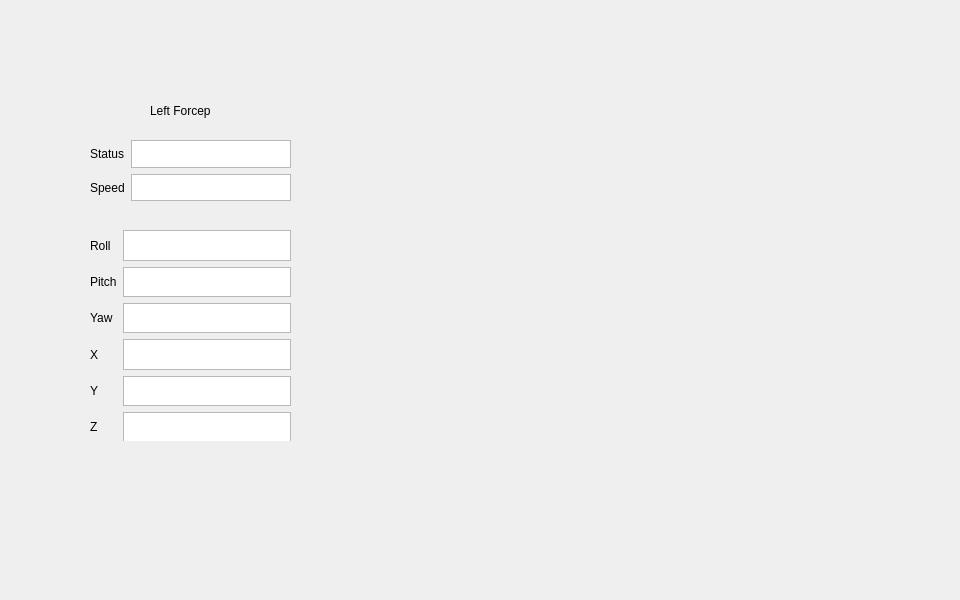
<?xml version="1.0" encoding="UTF-8"?>
<ui version="4.0">
 <class>EndEffector</class>
 <widget class="QWidget" name="EndEffector">
  <property name="geometry">
   <rect>
    <x>0</x>
    <y>0</y>
    <width>960</width>
    <height>600</height>
   </rect>
  </property>
  <property name="windowTitle">
   <string>Form</string>
  </property>
  <widget class="QWidget" name="gridLayoutWidget">
   <property name="geometry">
    <rect>
     <x>90</x>
     <y>140</y>
     <width>201</width>
     <height>61</height>
    </rect>
   </property>
   <layout class="QGridLayout" name="gridLayout">
    <item row="0" column="1">
     <widget class="QTextEdit" name="textEdit"/>
    </item>
    <item row="0" column="0">
     <widget class="QLabel" name="label">
      <property name="text">
       <string>Status</string>
      </property>
     </widget>
    </item>
    <item row="1" column="0">
     <widget class="QLabel" name="label_2">
      <property name="text">
       <string>Speed</string>
      </property>
     </widget>
    </item>
    <item row="1" column="1">
     <widget class="QTextEdit" name="textEdit_2"/>
    </item>
   </layout>
  </widget>
  <widget class="QLabel" name="label_4">
   <property name="geometry">
    <rect>
     <x>150</x>
     <y>100</y>
     <width>141</width>
     <height>21</height>
    </rect>
   </property>
   <property name="text">
    <string>Left Forcep</string>
   </property>
  </widget>
  <widget class="QWidget" name="gridLayoutWidget_2">
   <property name="geometry">
    <rect>
     <x>90</x>
     <y>230</y>
     <width>201</width>
     <height>211</height>
    </rect>
   </property>
   <layout class="QGridLayout" name="gridLayout_2">
    <item row="0" column="0">
     <widget class="QLabel" name="label_3">
      <property name="text">
       <string>Roll</string>
      </property>
     </widget>
    </item>
    <item row="2" column="0">
     <widget class="QLabel" name="label_5">
      <property name="text">
       <string>Pitch</string>
      </property>
     </widget>
    </item>
    <item row="7" column="0">
     <widget class="QLabel" name="label_8">
      <property name="text">
       <string>Y</string>
      </property>
     </widget>
    </item>
    <item row="4" column="0">
     <widget class="QLabel" name="label_6">
      <property name="text">
       <string>Yaw</string>
      </property>
     </widget>
    </item>
    <item row="6" column="0">
     <widget class="QLabel" name="label_7">
      <property name="text">
       <string>X</string>
      </property>
     </widget>
    </item>
    <item row="2" column="1">
     <widget class="QTextEdit" name="textEdit_4"/>
    </item>
    <item row="8" column="0">
     <widget class="QLabel" name="label_9">
      <property name="text">
       <string>Z</string>
      </property>
     </widget>
    </item>
    <item row="8" column="1">
     <widget class="QTextEdit" name="textEdit_6"/>
    </item>
    <item row="4" column="1">
     <widget class="QTextEdit" name="textEdit_5"/>
    </item>
    <item row="7" column="1">
     <widget class="QTextEdit" name="textEdit_8"/>
    </item>
    <item row="6" column="1">
     <widget class="QTextEdit" name="textEdit_9"/>
    </item>
    <item row="0" column="1">
     <widget class="QTextEdit" name="textEdit_3"/>
    </item>
   </layout>
  </widget>
 </widget>
 <resources/>
 <connections/>
</ui>
